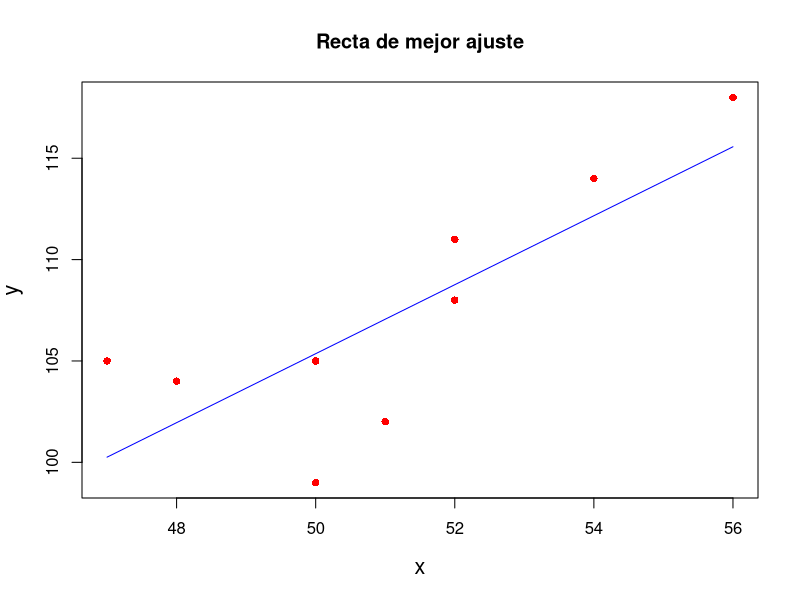

Reproduce this figure in R.
library(dplyr)
library(ggplot2)
library(readxl)
library(pracma)

#obtener datos
datos <- read_excel("Datos.xlsx",sheet="Lineal")

#ingresar arrays a funcion polyfit
p <- polyfit(datos$x, datos$y, 1)

#mostrar coeficientes
p

#graficar data
plot(datos$x, datos$y, pch=16, cex.lab = 1.3, col = "red", xlab="x", ylab="y", main="Recta de mejor ajuste")

#graficar recta de ajuste
yf <- polyval(p, datos$x)
lines(datos$x, yf, col="blue")